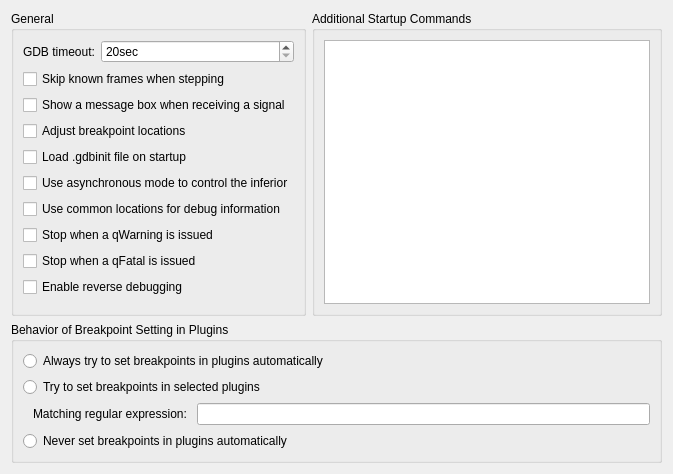
<?xml version="1.0" encoding="UTF-8"?>
<ui version="4.0">
 <class>Debugger::Internal::GdbOptionsPage</class>
 <widget class="QWidget" name="Debugger::Internal::GdbOptionsPage">
  <property name="geometry">
   <rect>
    <x>0</x>
    <y>0</y>
    <width>673</width>
    <height>474</height>
   </rect>
  </property>
  <layout class="QGridLayout" name="gridLayout_3">
   <item row="0" column="0">
    <widget class="QGroupBox" name="groupBoxLocations">
     <property name="title">
      <string>General</string>
     </property>
     <layout class="QFormLayout" name="formLayout">
      <item row="0" column="0">
       <widget class="QLabel" name="labelGdbWatchdogTimeout">
        <property name="toolTip">
         <string>This is the number of seconds Qt Creator will wait before
it terminates a non-responsive GDB process. The default value of 20 seconds
should be sufficient for most applications, but there are situations when
loading big libraries or listing source files takes much longer than that
on slow machines. In this case, the value should be increased.</string>
        </property>
        <property name="text">
         <string>GDB timeout:</string>
        </property>
       </widget>
      </item>
      <item row="0" column="1">
       <widget class="QSpinBox" name="spinBoxGdbWatchdogTimeout">
        <property name="toolTip">
         <string>This is the number of seconds Qt Creator will wait before
it terminates a non-responsive GDB process. The default value of 20 seconds
should be sufficient for most applications, but there are situations when
loading big libraries or listing source files takes much longer than that
on slow machines. In this case, the value should be increased.</string>
        </property>
        <property name="layoutDirection">
         <enum>Qt::LeftToRight</enum>
        </property>
        <property name="suffix">
         <string>sec</string>
        </property>
        <property name="minimum">
         <number>20</number>
        </property>
        <property name="maximum">
         <number>1000000</number>
        </property>
        <property name="singleStep">
         <number>20</number>
        </property>
        <property name="value">
         <number>20</number>
        </property>
       </widget>
      </item>
      <item row="1" column="0" colspan="2">
       <widget class="QCheckBox" name="checkBoxSkipKnownFrames">
        <property name="toolTip">
         <string>Allows 'Step Into' to compress several steps into one step for less noisy debugging. For example, the atomic reference
 counting code is skipped, and a single 'Step Into' for a signal emission ends up directly in the slot connected to it.</string>
        </property>
        <property name="text">
         <string>Skip known frames when stepping</string>
        </property>
       </widget>
      </item>
      <item row="2" column="0" colspan="2">
       <widget class="QCheckBox" name="checkBoxUseMessageBoxForSignals">
        <property name="toolTip">
         <string>This will show a message box as soon as your application receives a signal like SIGSEGV during debugging.</string>
        </property>
        <property name="text">
         <string>Show a message box when receiving a signal</string>
        </property>
       </widget>
      </item>
      <item row="3" column="0" colspan="2">
       <widget class="QCheckBox" name="checkBoxAdjustBreakpointLocations">
        <property name="toolTip">
         <string>&lt;html&gt;&lt;head/&gt;&lt;/body&gt;&lt;p&gt;GDB allows setting breakpoints on source lines for which no code was generated. In such situations the breakpoint is shifted to the next source code line for which code was actually generated. This option reflects such temporary change by moving the breakpoint markers in the source code editor.&lt;/p&gt;&lt;/body&gt;&lt;/html&gt;</string>
        </property>
        <property name="text">
         <string>Adjust breakpoint locations</string>
        </property>
       </widget>
      </item>
      <item row="4" column="0" colspan="2">
       <widget class="QCheckBox" name="checkBoxLoadGdbInit">
        <property name="toolTip">
         <string>This allows or inhibits reading the user's default .gdbinit file on debugger startup.</string>
        </property>
        <property name="text">
         <string>Load .gdbinit file on startup</string>
        </property>
       </widget>
      </item>
      <item row="5" column="0" colspan="2">
       <widget class="QCheckBox" name="checkBoxTargetAsync">
        <property name="text">
         <string>Use asynchronous mode to control the inferior</string>
        </property>
       </widget>
      </item>
      <item row="6" column="0" colspan="2">
       <widget class="QCheckBox" name="checkBoxAutoEnrichParameters">
        <property name="toolTip">
         <string>This adds common paths to locations of debug information at debugger startup.</string>
        </property>
        <property name="text">
         <string>Use common locations for debug information</string>
        </property>
       </widget>
      </item>
      <item row="7" column="0" colspan="2">
       <widget class="QCheckBox" name="checkBoxBreakOnWarning">
        <property name="text">
         <string>Stop when a qWarning is issued</string>
        </property>
       </widget>
      </item>
      <item row="8" column="0" colspan="2">
       <widget class="QCheckBox" name="checkBoxBreakOnFatal">
        <property name="text">
         <string>Stop when a qFatal is issued</string>
        </property>
       </widget>
      </item>
      <item row="9" column="0" colspan="2">
       <widget class="QCheckBox" name="checkBoxEnableReverseDebugging">
        <property name="toolTip">
         <string>&lt;html&gt;&lt;head/&gt;&lt;body&gt;&lt;p&gt;Selecting this enables reverse debugging.&lt;/p&gt;&lt;.p&gt;&lt;b&gt;Note:&lt;/b&gt; This feature is very slow and unstable on the GDB side. It exhibits unpredictable behavior when going backwards over system calls and is very likely to destroy your debugging session.&lt;/p&gt;&lt;body&gt;&lt;/html&gt;</string>
        </property>
        <property name="text">
         <string>Enable reverse debugging</string>
        </property>
       </widget>
      </item>
     </layout>
    </widget>
   </item>
   <item row="0" column="1">
    <widget class="QGroupBox" name="groupBoxStartupCommands">
     <property name="title">
      <string>Additional Startup Commands</string>
     </property>
     <layout class="QGridLayout" name="gridLayout_2">
      <item row="0" column="0">
       <widget class="QTextEdit" name="textEditStartupCommands"/>
      </item>
     </layout>
    </widget>
   </item>
   <item row="1" column="0" colspan="2">
    <widget class="QGroupBox" name="groupBoxPluginDebugging">
     <property name="title">
      <string>Behavior of Breakpoint Setting in Plugins</string>
     </property>
     <layout class="QGridLayout" name="gridLayout">
      <item row="0" column="0">
       <widget class="QRadioButton" name="radioButtonAllPluginBreakpoints">
        <property name="toolTip">
         <string>This is the slowest but safest option.</string>
        </property>
        <property name="text">
         <string>Always try to set breakpoints in plugins automatically</string>
        </property>
       </widget>
      </item>
      <item row="1" column="0">
       <widget class="QRadioButton" name="radioButtonSelectedPluginBreakpoints">
        <property name="text">
         <string>Try to set breakpoints in selected plugins</string>
        </property>
       </widget>
      </item>
      <item row="2" column="0">
       <layout class="QHBoxLayout" name="horizontalLayout">
        <item>
         <spacer name="horizontalSpacer">
          <property name="orientation">
           <enum>Qt::Horizontal</enum>
          </property>
          <property name="sizeType">
           <enum>QSizePolicy::Preferred</enum>
          </property>
          <property name="sizeHint" stdset="0">
           <size>
            <width>10</width>
            <height>10</height>
           </size>
          </property>
         </spacer>
        </item>
        <item>
         <widget class="QLabel" name="labelSelectedPluginBreakpoints">
          <property name="text">
           <string>Matching regular expression: </string>
          </property>
         </widget>
        </item>
        <item>
         <widget class="QLineEdit" name="lineEditSelectedPluginBreakpointsPattern"/>
        </item>
       </layout>
      </item>
      <item row="3" column="0">
       <widget class="QRadioButton" name="radioButtonNoPluginBreakpoints">
        <property name="text">
         <string>Never set breakpoints in plugins automatically</string>
        </property>
       </widget>
      </item>
     </layout>
    </widget>
   </item>
  </layout>
 </widget>
 <resources/>
 <connections/>
</ui>
